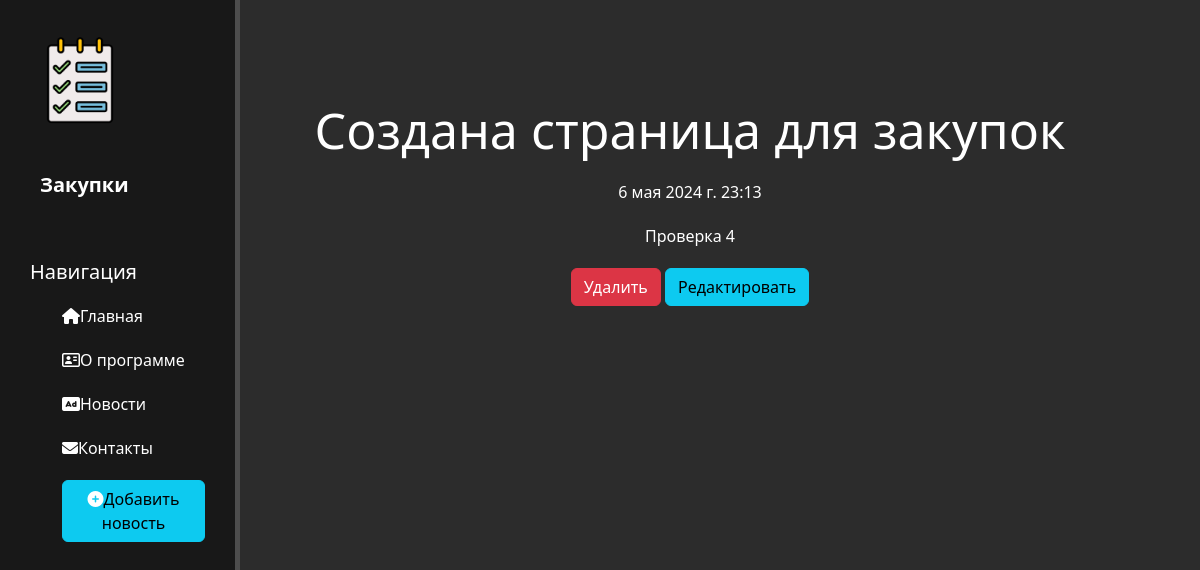
/news/5, run on the app's committed database.
### news/models.py (models this page shows, shortened)
class Artecles(models.Model):
    title = models.CharField('Название', max_length=50)
    anons = models.CharField('Анонс', max_length=250)
    full_text = models.TextField('Статья')
    date = models.DateTimeField('Дата публикации')
    class Meta:
        verbose_name = 'Новость'
        verbose_name_plural = 'Новости'

### news/views.py (the view)
# urls.py: path('<int:pk>', views.NewsDetailView.as_view(), name='news-detail'),
class NewsDetailView(DetailView):
    model = Artecles
    template_name = 'news/detail_view.html'
    context_object_name = 'article'

### news/templates/news/detail_view.html (shortened to what this page needs)
{% extends 'main/layout.html' %}
{% block content %}
    <div class="features">
        <h1>{{ article.title }}</h1>
        <p>{{ article.date }}</p>
        <p>{{ article.full_text }}</p>
        <a href="{% url 'news-delete' article.id %}" class="btn btn-danger">Удалить</a>
        <a href="{% url 'news-update' article.id %}" class="btn btn-info">Редактировать</a>
    </div>
{% endblock %}

### main/static/main/css/main.css (style rules this page uses)
:root { --main-color: #ffffff; }
body { background: #2c2c2c; }
main .features { float: left; color: #ffffff; margin-top: 100px; text-align: center; width: 75%; }
main .features h1 { font-size: 50px }
main .features p { max-width: 400px; margin: 20px auto }

### data on the page
Artecles: title "Создана страница для закупок", date "6 мая 2024 г. 23:13", full_text "Проверка 4"
